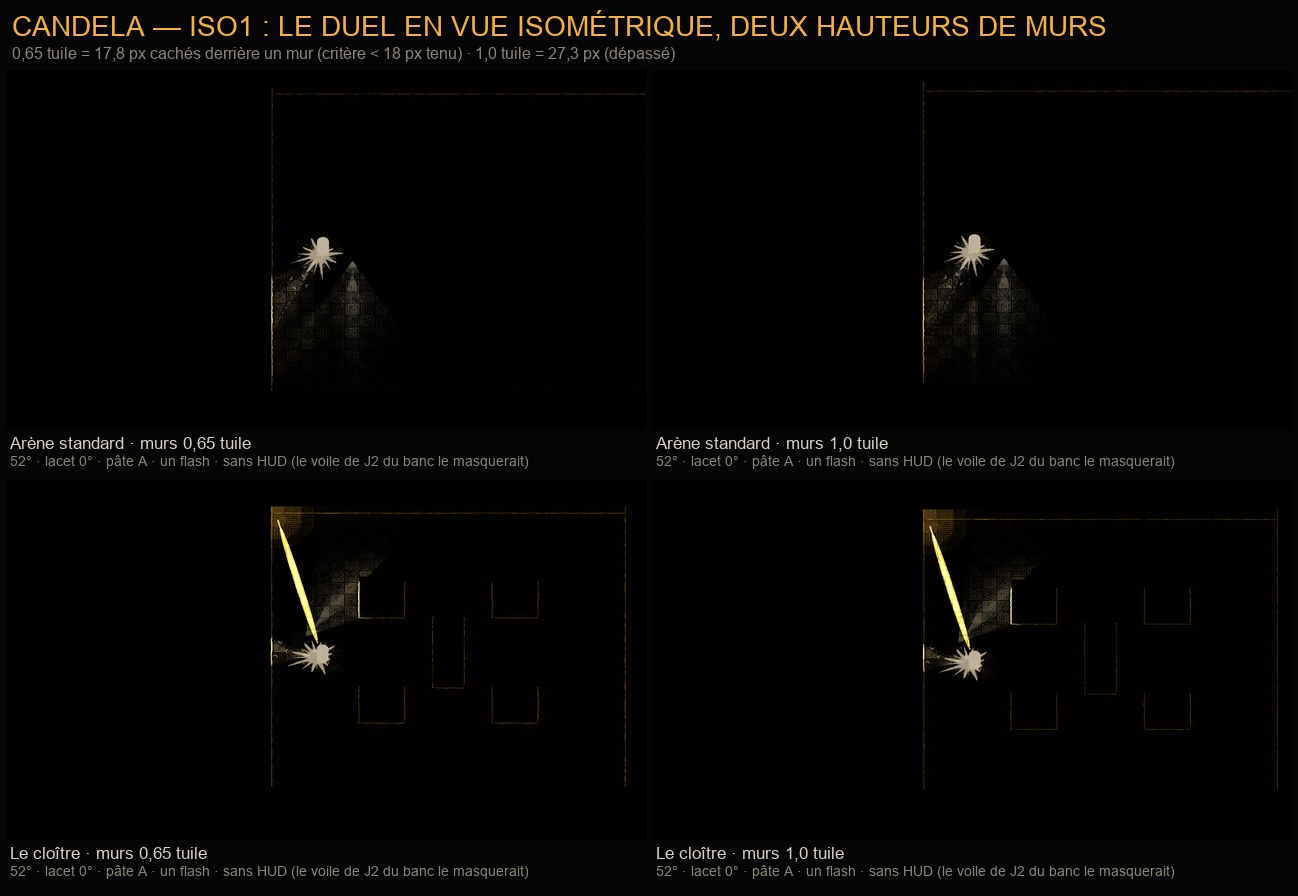

Generate this figure with Python:
#!/usr/bin/env python3
"""Planches d'ISO1 : les quatre pâtes, le noir absolu, et les hauteurs de murs.

Usage : python3 docs/iso/planche_iso1.py [--captures DIR] [--journal FICHIER]

Lit les captures écrites par `tools/banc_iso.gd --jeu` dans docs/iso/captures_iso1/ (les
commandes sont dans la ROADMAP, section ISO1), les compresse sur place sous --max-ko et
compose :

- docs/iso/planche_pate.jpg : « Le cloître », torche allumée, un flash, rendu DANS LE MOTEUR
  en pâtes A, B, C, D et brute ; puis, pour chaque pâte, la capture « lumières éteintes »
  et la valeur maximale relevée par le banc (lue dans --journal), et la vue de dessus
  lumières éteintes pour comparer ;
- docs/iso/planche_iso1.jpg : « default » et « Le cloître » à 52°, murs à 0,65 et 1,0 tuile.

⚠️ Les captures « noir » sont ÉCLAIRCIES pour la planche (×8, légende à l'appui) : noires,
elles ne montreraient rien. Le verdict est le chiffre du banc, jamais l'œil.

Dépendance : Pillow. Police et compression : celles de planche_iso.py.
"""
import argparse
import os
import re
import sys

from PIL import Image, ImageDraw

ICI = os.path.dirname(os.path.abspath(__file__))
sys.path.insert(0, ICI)
from planche_iso import police, compresser, ENCRE, PAPIER, AMBRE, MUET  # noqa: E402

VIGNETTE = (640, 360)
BANDEAU, LEGENDE, MARGE = 70, 44, 6
NOMS_PATES = {
    "A": "A — gravure à l'encre",
    "B": "B — ligne claire",
    "C": "C — trame et encre décalée",
    "D": "D — lavis et pochoir",
    "brute": "brute — la lightmap sans pâte",
}


def vignette(chemin, eclaircir=1):
    im = Image.open(chemin).convert("RGB")
    if eclaircir != 1:
        im = im.point(lambda v: min(255, v * eclaircir))
    im.thumbnail(VIGNETTE, Image.LANCZOS)
    fond = Image.new("RGB", VIGNETTE, ENCRE)
    fond.paste(im, ((VIGNETTE[0] - im.width) // 2, (VIGNETTE[1] - im.height) // 2))
    return fond


def planche(cases, colonnes, titre, sous_titre, sortie, max_ko):
    lignes = (len(cases) + colonnes - 1) // colonnes
    largeur = colonnes * (VIGNETTE[0] + MARGE) + MARGE
    hauteur = BANDEAU + lignes * (VIGNETTE[1] + LEGENDE + MARGE) + MARGE
    toile = Image.new("RGB", (largeur, hauteur), ENCRE)
    d = ImageDraw.Draw(toile)
    d.text((MARGE * 2, 10), titre, font=police(28), fill=AMBRE)
    d.text((MARGE * 2, 44), sous_titre, font=police(16), fill=MUET)
    for i, (chemin, legende, detail, eclaircir) in enumerate(cases):
        x = MARGE + (i % colonnes) * (VIGNETTE[0] + MARGE)
        y = BANDEAU + (i // colonnes) * (VIGNETTE[1] + LEGENDE + MARGE)
        if chemin and os.path.exists(chemin):
            toile.paste(vignette(chemin, eclaircir), (x, y))
        else:
            d.text((x + 20, y + 160), "capture absente", font=police(20), fill=MUET)
        d.text((x + 4, y + VIGNETTE[1] + 3), legende, font=police(17), fill=PAPIER)
        d.text((x + 4, y + VIGNETTE[1] + 23), detail, font=police(14), fill=MUET)
    qualite = 88
    while True:
        toile.save(sortie, "JPEG", quality=qualite, optimize=True)
        if os.path.getsize(sortie) <= max_ko * 1024 or qualite <= 50:
            break
        qualite -= 6
    print("planche %s : %d×%d, %d Ko" % (sortie, largeur, hauteur, os.path.getsize(sortie) // 1024))


def releves_noir(journal):
    """pâte → (verdict, px hors support, max écran a, max écran b, max lightmap b) ; 'base' → max écran."""
    out = {}
    if not journal or not os.path.exists(journal):
        return out
    texte = open(journal, encoding="utf-8", errors="replace").read()
    for m in re.finditer(r"BANC_ISO noir pate=(\w+) verdict=([^(]+)\(a : (-?\d+) pixel\(s\) allumé\(s\) hors du support de la brute, écran max (\d+) ; b : écran (\d+) sur lightmap (\d+)\)", texte):
        out[m.group(1)] = (m.group(2).strip(), int(m.group(3)), int(m.group(4)), int(m.group(5)), int(m.group(6)))
    m = re.search(r"BANC_ISO noir-a rendu=base max_ecran=(\d+)", texte)
    if m:
        out["base"] = int(m.group(1))
    return out


def main():
    p = argparse.ArgumentParser()
    p.add_argument("--captures", default=os.path.join(ICI, "captures_iso1"))
    p.add_argument("--journal", default="")
    p.add_argument("--max-ko", type=int, default=450)
    p.add_argument("--max-planche-ko", type=int, default=1400)
    a = p.parse_args()
    c = a.captures

    for nom in sorted(os.listdir(c)):
        if nom.endswith(".png"):
            compresser(os.path.join(c, nom), os.path.join(c, nom), a.max_ko * 1024)

    noir = releves_noir(a.journal)
    cases = []
    for lettre in ["A", "B", "C", "D", "brute"]:
        cases.append((os.path.join(c, "pate_%s.png" % lettre), NOMS_PATES[lettre],
                      "Le cloître · torche · un flash · 52° · murs 0,65 t", 1))
    cases.append((os.path.join(c, "noir_base.png"), "vue de dessus, lumières éteintes (×8)",
                  "max écran %s/255 — le résidu du jeu (viseur, liseré)" % noir.get("base", "?"), 8))
    for lettre in ["A", "B", "C", "D"]:
        r = noir.get(lettre)
        detail = ("%s · a : %d px hors support · b : écran %d/255" % (r[0], r[1], r[3])) if r else "relevé absent"
        cases.append((os.path.join(c, "noir_%s.png" % lettre), "%s, lumières éteintes (×8)" % lettre, detail, 8))
    for lettre in ["A", "B", "C", "D"]:
        r = noir.get(lettre)
        cases.append((os.path.join(c, "noir_%s_lightmap_noire.png" % lettre),
                      "%s, lightmap noire (×8)" % lettre,
                      ("écran max %d/255 — l'invariant de la pâte" % r[3]) if r else "relevé absent", 8))
    planche(cases, 3, "CANDELA — ISO1 : LES QUATRE PÂTES, ET LE NOIR ABSOLU",
            "Rendu dans le moteur par le chemin du jeu (banc_iso --jeu) · gl_compatibility · MacBook M3 · 2026-09-14",
            os.path.join(ICI, "planche_pate.jpg"), a.max_planche_ko)

    cases = []
    for carte, nom in [("default", "Arène standard"), ("map_001_le_cloitre", "Le cloître")]:
        for h in ["0.65", "1.0"]:
            cases.append((os.path.join(c, "iso1_%s_mur%s.png" % (carte, h)),
                          "%s · murs %s tuile" % (nom, h.replace(".", ",")),
                          "52° · lacet 0° · pâte A · un flash · sans HUD (le voile de J2 du banc le masquerait)", 1))
    planche(cases, 2, "CANDELA — ISO1 : LE DUEL EN VUE ISOMÉTRIQUE, DEUX HAUTEURS DE MURS",
            "0,65 tuile = 17,8 px cachés derrière un mur (critère < 18 px tenu) · 1,0 tuile = 27,3 px (dépassé)",
            os.path.join(ICI, "planche_iso1.jpg"), a.max_planche_ko)


if __name__ == "__main__":
    main()
